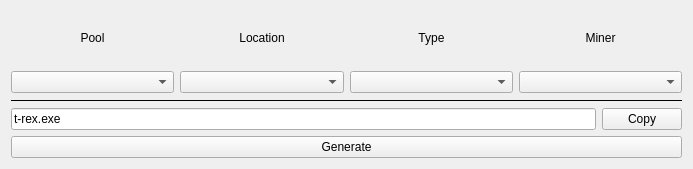
<?xml version="1.0" encoding="UTF-8"?>
<ui version="4.0">
 <class>PoolPicker</class>
 <widget class="QWidget" name="PoolPicker">
  <property name="geometry">
   <rect>
    <x>0</x>
    <y>0</y>
    <width>693</width>
    <height>169</height>
   </rect>
  </property>
  <property name="windowTitle">
   <string>Pool Picker</string>
  </property>
  <layout class="QVBoxLayout" name="verticalLayout">
   <item>
    <layout class="QHBoxLayout" name="horizontalLayout">
     <item>
      <layout class="QVBoxLayout" name="verticalLayout_6">
       <item>
        <widget class="QLabel" name="poolLabel">
         <property name="text">
          <string>Pool</string>
         </property>
         <property name="alignment">
          <set>Qt::AlignCenter</set>
         </property>
        </widget>
       </item>
       <item>
        <widget class="QComboBox" name="comboBox"/>
       </item>
      </layout>
     </item>
     <item>
      <layout class="QVBoxLayout" name="verticalLayout_7">
       <item>
        <widget class="QLabel" name="locationLabel">
         <property name="text">
          <string>Location</string>
         </property>
         <property name="alignment">
          <set>Qt::AlignCenter</set>
         </property>
        </widget>
       </item>
       <item>
        <widget class="QComboBox" name="comboBox_2"/>
       </item>
      </layout>
     </item>
     <item>
      <layout class="QVBoxLayout" name="verticalLayout_9">
       <item>
        <widget class="QLabel" name="typeLabel">
         <property name="text">
          <string>Type</string>
         </property>
         <property name="alignment">
          <set>Qt::AlignCenter</set>
         </property>
        </widget>
       </item>
       <item>
        <widget class="QComboBox" name="comboBox_3"/>
       </item>
      </layout>
     </item>
     <item>
      <layout class="QVBoxLayout" name="verticalLayout_10">
       <item>
        <widget class="QLabel" name="minerLabel">
         <property name="text">
          <string>Miner</string>
         </property>
         <property name="alignment">
          <set>Qt::AlignCenter</set>
         </property>
        </widget>
       </item>
       <item>
        <widget class="QComboBox" name="comboBox_4"/>
       </item>
      </layout>
     </item>
    </layout>
   </item>
   <item>
    <widget class="Line" name="line">
     <property name="frameShadow">
      <enum>QFrame::Plain</enum>
     </property>
     <property name="orientation">
      <enum>Qt::Horizontal</enum>
     </property>
    </widget>
   </item>
   <item>
    <layout class="QHBoxLayout" name="horizontalLayout_2">
     <item>
      <widget class="QLineEdit" name="output">
       <property name="font">
        <font>
         <italic>false</italic>
        </font>
       </property>
       <property name="text">
        <string>t-rex.exe</string>
       </property>
       <property name="readOnly">
        <bool>true</bool>
       </property>
      </widget>
     </item>
     <item>
      <widget class="QPushButton" name="copyBtn">
       <property name="text">
        <string>Copy</string>
       </property>
      </widget>
     </item>
    </layout>
   </item>
   <item>
    <widget class="QPushButton" name="genBtn">
     <property name="text">
      <string>Generate</string>
     </property>
    </widget>
   </item>
  </layout>
 </widget>
 <resources/>
 <connections/>
</ui>
